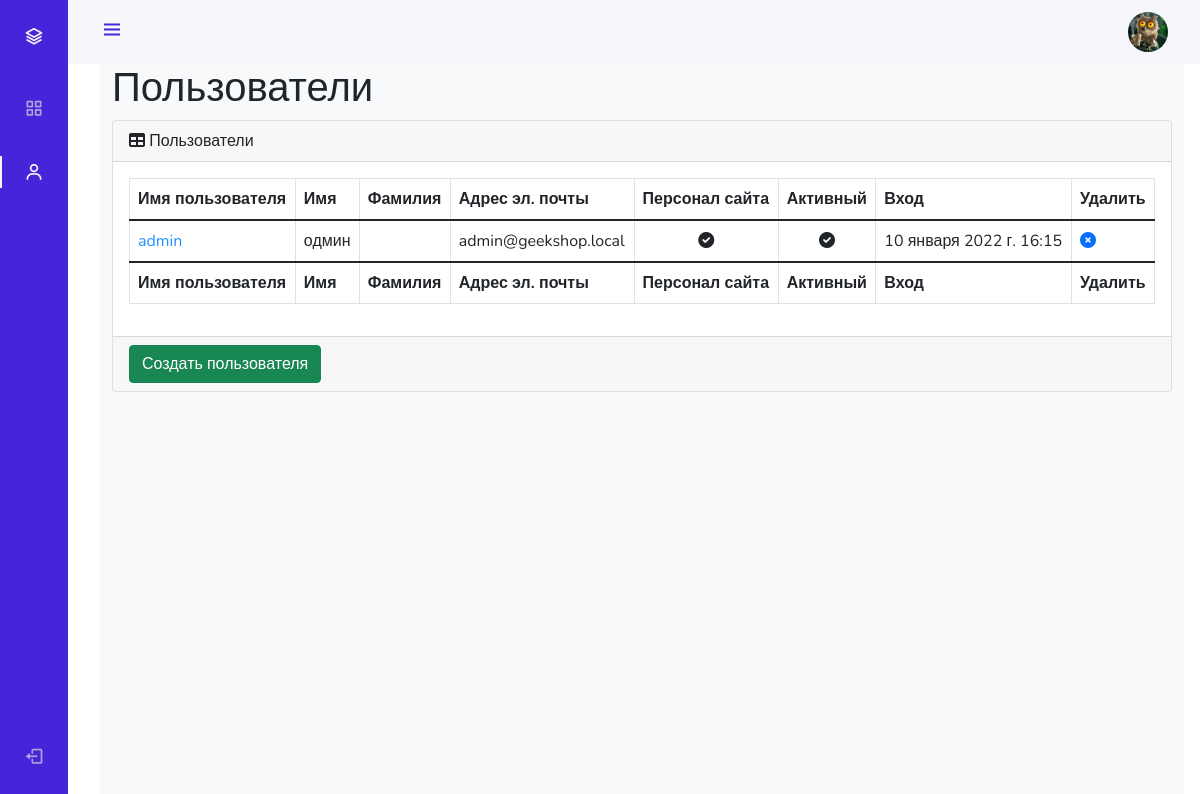
Page /admin_staff/users/read/ (signed in) on the earlier database version.
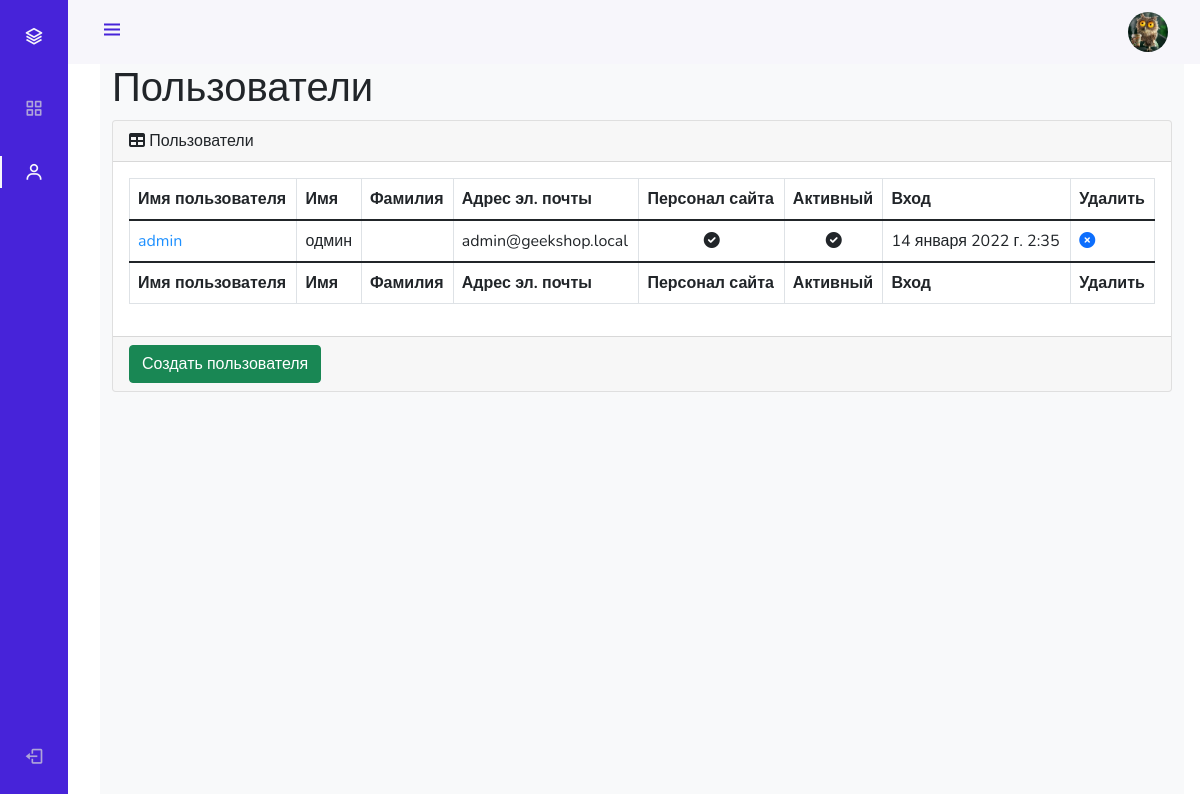
Same page on the later database version.
### authapp/models.py (models this page shows)
class ShopUser(AbstractUser):
    avatar = models.ImageField(upload_to='users_avatars', blank=True)
    age = models.PositiveIntegerField(verbose_name='возраст')

### adminapp/views.py (the view)
# urls.py: path('users/read/', adminapp.UsersListView.as_view(), name='users'),
class UsersListView(ListView):
    model = ShopUser
    template_name = "adminapp/users.html"
    context_object_name = "objects"
    @method_decorator(user_passes_test(lambda u: u.is_superuser))
    def dispatch(self, *args, **kwargs):
        return super().dispatch(*args, **kwargs)
    def get_queryset(self):
        return ShopUser.objects.all().\
            order_by('-is_active', '-is_superuser', '-is_staff', 'username')
    def get_context_data(self, *, object_list=None, **kwargs):
        context = super(UsersListView, self).get_context_data(**kwargs)
        context['title'] = 'админка/пользователи'
        return context

### adminapp/templates/adminapp/users.html
{% extends 'adminapp/base.html' %}
{% load static %}
{% block content %}
<main>
    <div class="container-fluid">
        <h1 class="mt-4">Пользователи</h1>
        <div class="card mb-4">
            <div class="card-header">
                <i class="fas fa-table mr-1"></i>
                Пользователи
            </div>
            <div class="card-body">
                <div class="table-responsive">
                    <table class="table table-bordered" id="dataTable" width="100%" cellspacing="0">
                        <thead>
                        <tr>
                            <th>Имя пользователя</th>
                            <th>Имя</th>
                            <th>Фамилия</th>
                            <th>Адрес эл. почты</th>
                            <th>Персонал сайта</th>
                            <th>Активный</th>
                            <th>Вход</th>
                            <th>Удалить</th>
                        </tr>
                        </thead>
                        <tfoot>
                        <tr>
                            <th>Имя пользователя</th>
                            <th>Имя</th>
                            <th>Фамилия</th>
                            <th>Адрес эл. почты</th>
                            <th>Персонал сайта</th>
                            <th>Активный</th>
                            <th>Вход</th>
                            <th>Удалить</th>
                        </tr>
                        </tfoot>
                        <tbody>
                        {% for user in objects %}
                            <tr {% if not user.is_active %} style="opacity: 0.5; text-decoration: line-through;" {% endif %}>
                                <td><a href="{% url 'admin_staff:user_update' user.id %}" style="color: dodgerblue">{{ user.username }}</a></td>
                                <td>{{ user.first_name }}</td>
                                <td>{{ user.last_name }}</td>
                                <td>{{ user.email }}</td>
                                <td class="text-center">
                                    {% if user.is_staff %}
                                        <i class="fa fa-check-circle"></i>
                                    {% else %}
                                        <i class="fa fa-times-circle"></i>
                                    {% endif %}
                                </td>
                                <td class="text-center">
                                    {% if user.is_active %}
                                        <i class="fa fa-check-circle"></i>
                                    {% else %}
                                        <i class="fa fa-times-circle"></i>
                                    {% endif %}
                                </td>
                                <td>{{ user.last_login }}</td>
                                <td>
                                    <a {% if not user.is_active %} class="invisible" {% endif %} href="{% url 'admin_staff:user_delete' pk=user.pk %}">
                                        <i class="fa fa-times-circle"></i>
                                    </a>
                                </td>
                            </tr>
                        {% endfor %}
                        </tbody>
                    </table>
                </div>
            </div>
            <div class="card-footer">
                <a href="{% url 'adminapp:user_create' %}">
                    <button class="btn btn-success">Создать пользователя</button>
                </a>
            </div>
        </div>
    </div>
</main>
{% endblock %}

### adminapp/templates/adminapp/base.html (shortened to what this page needs)
<!DOCTYPE html>
{% load static %}
<html lang="en">
<head>
    <link href="https://cdn.jsdelivr.net/npm/bootstrap@5.1.3/dist/css/bootstrap.min.css" rel="stylesheet"
>
    <link rel="stylesheet" type="text/css" href="{% static 'adminapp/css/style.css' %}">
    <link rel="stylesheet" type="text/css" href='https://cdn.jsdelivr.net/npm/boxicons@latest/css/boxicons.min.css'>
    <link rel="stylesheet" type="text/css"
          href="https://cdnjs.cloudflare.com/ajax/libs/font-awesome/6.0.0-beta2/css/all.min.css">
</head>
<body id="body-pd">
<header class="header" id="header">
    <div class="header_toggle"><i class='bx bx-menu' id="header-toggle"></i></div>
    <div class="header_img"><img src="/media/{{ user.avatar|default:'avatar.png' }}" alt=""></div>
</header>
<div class="l-navbar" id="nav-bar">
    <nav class="nav">
        <div>
            <a href="{% url 'index' %}" class="nav_logo">
                <i class='bx bx-layer nav_logo-icon'></i>
            </a>
            {% include 'adminapp/inludes/inc_admin_menu.html' %}
        </div>
        <a href="{% url 'auth:logout' %}" class="nav_link"> <i class='bx bx-log-out nav_icon'></i>  </a>
    </nav>
</div>
<div class="height-100 bg-light">
    {% block content %}
    {% endblock %}
</div>
</body>
</html>

Differences in the rows shown:
changed ShopUser "admin": last_login "10 января 2022 г. 16:15" → "14 января 2022 г. 2:35"
